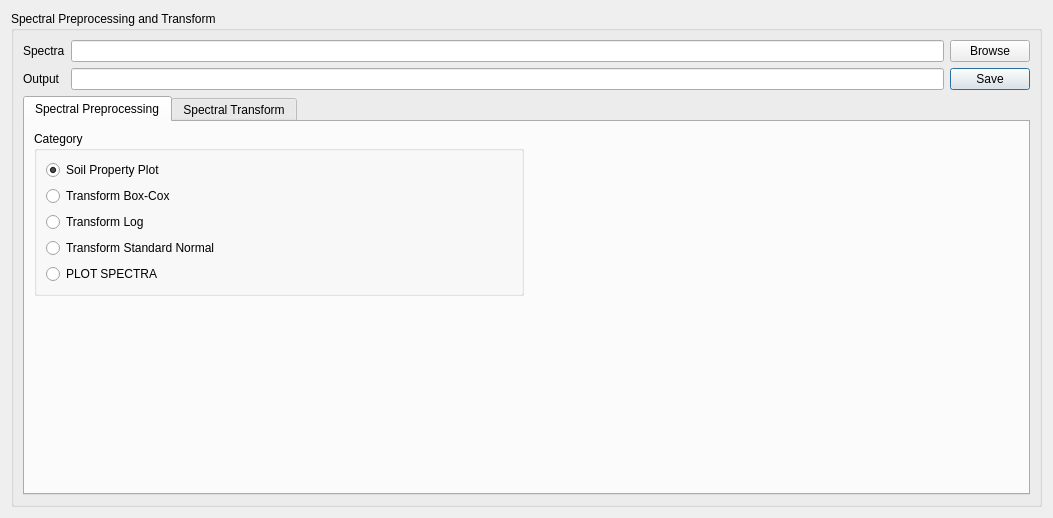
<?xml version="1.0" encoding="UTF-8"?>
<ui version="4.0">
 <class>Form</class>
 <widget class="QDialog" name="Form">
  <property name="geometry">
   <rect>
    <x>0</x>
    <y>0</y>
    <width>1053</width>
    <height>518</height>
   </rect>
  </property>
  <property name="windowTitle">
   <string>Spectral Preprocessing and Transform</string>
  </property>
  <layout class="QGridLayout" name="gridLayout_3">
   <item row="0" column="0">
    <widget class="QGroupBox" name="groupBox">
     <property name="title">
      <string>Spectral Preprocessing and Transform</string>
     </property>
     <layout class="QGridLayout" name="gridLayout">
      <item row="0" column="0">
       <widget class="QLabel" name="label_70">
        <property name="text">
         <string>Spectra</string>
        </property>
       </widget>
      </item>
      <item row="1" column="2">
       <widget class="QPushButton" name="pushButton_6">
        <property name="text">
         <string>Save</string>
        </property>
       </widget>
      </item>
      <item row="1" column="0">
       <widget class="QLabel" name="label_72">
        <property name="text">
         <string>Output</string>
        </property>
       </widget>
      </item>
      <item row="2" column="0" colspan="3">
       <widget class="QTabWidget" name="tabWidget_4">
        <property name="currentIndex">
         <number>0</number>
        </property>
        <widget class="QWidget" name="tab_29">
         <attribute name="title">
          <string>Spectral Preprocessing</string>
         </attribute>
         <layout class="QGridLayout" name="gridLayout_57">
          <item row="0" column="0">
           <layout class="QHBoxLayout" name="horizontalLayout_61">
            <item>
             <layout class="QVBoxLayout" name="verticalLayout_79">
              <item>
               <widget class="QGroupBox" name="groupBox_34">
                <property name="title">
                 <string>Category</string>
                </property>
                <layout class="QVBoxLayout" name="verticalLayout_80">
                 <item>
                  <widget class="QRadioButton" name="Soil_property">
                   <property name="text">
                    <string>Soil Property Plot</string>
                   </property>
                   <property name="checked">
                    <bool>true</bool>
                   </property>
                   <attribute name="buttonGroup">
                    <string notr="true">buttonGroup_2</string>
                   </attribute>
                  </widget>
                 </item>
                 <item>
                  <widget class="QRadioButton" name="Transform_box_cox">
                   <property name="text">
                    <string>Transform Box-Cox</string>
                   </property>
                   <property name="checked">
                    <bool>false</bool>
                   </property>
                   <attribute name="buttonGroup">
                    <string notr="true">buttonGroup_2</string>
                   </attribute>
                  </widget>
                 </item>
                 <item>
                  <widget class="QRadioButton" name="Transform_log">
                   <property name="text">
                    <string>Transform Log</string>
                   </property>
                   <attribute name="buttonGroup">
                    <string notr="true">buttonGroup_2</string>
                   </attribute>
                  </widget>
                 </item>
                 <item>
                  <widget class="QRadioButton" name="Transform_standard">
                   <property name="text">
                    <string>Transform Standard Normal</string>
                   </property>
                   <attribute name="buttonGroup">
                    <string notr="true">buttonGroup_2</string>
                   </attribute>
                  </widget>
                 </item>
                 <item>
                  <widget class="QRadioButton" name="Plot_spectra">
                   <property name="text">
                    <string>PLOT SPECTRA</string>
                   </property>
                   <attribute name="buttonGroup">
                    <string notr="true">buttonGroup_2</string>
                   </attribute>
                  </widget>
                 </item>
                 <item>
                  <layout class="QHBoxLayout" name="horizontalLayout_62"/>
                 </item>
                </layout>
               </widget>
              </item>
              <item>
               <spacer name="verticalSpacer_29">
                <property name="orientation">
                 <enum>Qt::Vertical</enum>
                </property>
                <property name="sizeHint" stdset="0">
                 <size>
                  <width>20</width>
                  <height>178</height>
                 </size>
                </property>
               </spacer>
              </item>
             </layout>
            </item>
            <item>
             <widget class="QMatplotlibWidget" name="mplWidgetSpectral_5" native="true"/>
            </item>
           </layout>
          </item>
         </layout>
        </widget>
        <widget class="QWidget" name="tab_44">
         <attribute name="title">
          <string>Spectral Transform</string>
         </attribute>
         <layout class="QGridLayout" name="gridLayout_2">
          <item row="0" column="0">
           <layout class="QHBoxLayout" name="horizontalLayout_64">
            <item>
             <layout class="QVBoxLayout" name="verticalLayout_81">
              <item>
               <widget class="QGroupBox" name="groupBox_35">
                <property name="title">
                 <string>Category</string>
                </property>
                <layout class="QVBoxLayout" name="verticalLayout_82">
                 <item>
                  <widget class="QRadioButton" name="radioButton_5">
                   <property name="text">
                    <string>Spectral Transform 1/Log</string>
                   </property>
                   <property name="checked">
                    <bool>true</bool>
                   </property>
                   <attribute name="buttonGroup">
                    <string notr="true">buttonGroup</string>
                   </attribute>
                  </widget>
                 </item>
                 <item>
                  <widget class="QRadioButton" name="Spectral_transform_standard">
                   <property name="enabled">
                    <bool>true</bool>
                   </property>
                   <property name="text">
                    <string>Spectral Transform Standard Scalar</string>
                   </property>
                   <attribute name="buttonGroup">
                    <string notr="true">buttonGroup</string>
                   </attribute>
                  </widget>
                 </item>
                 <item>
                  <widget class="QRadioButton" name="radioButton">
                   <property name="text">
                    <string>Spectral Transform Standard Normal Variate</string>
                   </property>
                   <attribute name="buttonGroup">
                    <string notr="true">buttonGroup</string>
                   </attribute>
                  </widget>
                 </item>
                 <item>
                  <widget class="QRadioButton" name="radioButton_2">
                   <property name="text">
                    <string>Spectral Derivative</string>
                   </property>
                   <attribute name="buttonGroup">
                    <string notr="true">buttonGroup</string>
                   </attribute>
                  </widget>
                 </item>
                 <item>
                  <widget class="QRadioButton" name="radioButton_3">
                   <property name="text">
                    <string>Spectral Smoothing Savitsky-Golay</string>
                   </property>
                   <attribute name="buttonGroup">
                    <string notr="true">buttonGroup</string>
                   </attribute>
                  </widget>
                 </item>
                 <item>
                  <widget class="QRadioButton" name="radioButton_4">
                   <property name="text">
                    <string>Correlation of property with wavelength</string>
                   </property>
                   <attribute name="buttonGroup">
                    <string notr="true">buttonGroup</string>
                   </attribute>
                  </widget>
                 </item>
                 <item>
                  <layout class="QHBoxLayout" name="horizontalLayout_75"/>
                 </item>
                </layout>
               </widget>
              </item>
              <item>
               <spacer name="verticalSpacer_30">
                <property name="orientation">
                 <enum>Qt::Vertical</enum>
                </property>
                <property name="sizeHint" stdset="0">
                 <size>
                  <width>20</width>
                  <height>178</height>
                 </size>
                </property>
               </spacer>
              </item>
             </layout>
            </item>
            <item>
             <widget class="QMatplotlibWidget" name="mplWidgetSpectral_6" native="true"/>
            </item>
           </layout>
          </item>
         </layout>
        </widget>
       </widget>
      </item>
      <item row="0" column="1">
       <widget class="QLineEdit" name="lineEdit_2"/>
      </item>
      <item row="0" column="2">
       <widget class="QPushButton" name="pushButton_4">
        <property name="text">
         <string>Browse</string>
        </property>
       </widget>
      </item>
      <item row="1" column="1">
       <widget class="QLineEdit" name="lineEdit"/>
      </item>
     </layout>
    </widget>
   </item>
  </layout>
 </widget>
 <customwidgets>
  <customwidget>
   <class>QMatplotlibWidget</class>
   <extends>QWidget</extends>
   <header>Ui.qmatplotlibwidget</header>
   <container>1</container>
  </customwidget>
 </customwidgets>
 <resources/>
 <connections/>
 <buttongroups>
  <buttongroup name="buttonGroup_2"/>
  <buttongroup name="buttonGroup"/>
 </buttongroups>
</ui>
